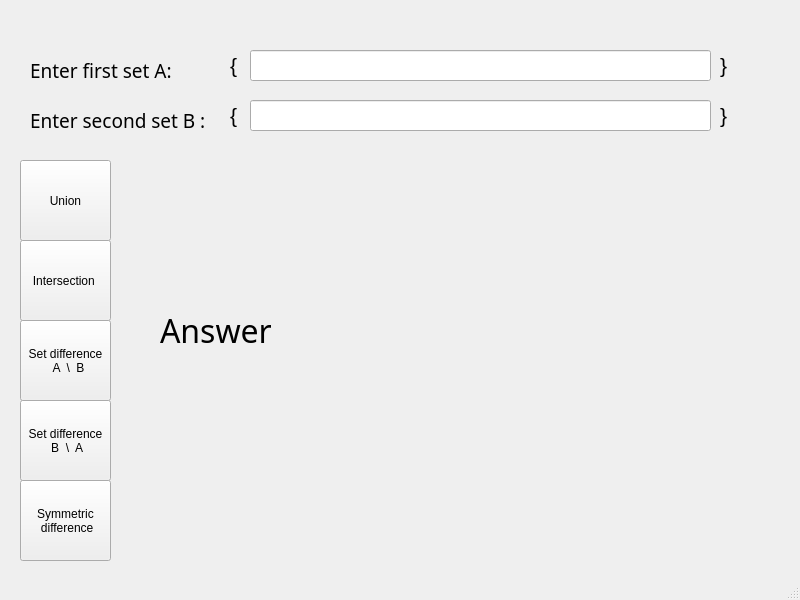
<?xml version="1.0" encoding="UTF-8"?>
<ui version="4.0">
 <class>Semmetric_difference</class>
 <widget class="QMainWindow" name="Semmetric_difference">
  <property name="geometry">
   <rect>
    <x>0</x>
    <y>0</y>
    <width>800</width>
    <height>600</height>
   </rect>
  </property>
  <property name="windowTitle">
   <string>MainWindow</string>
  </property>
  <widget class="QWidget" name="centralwidget">
   <widget class="QLabel" name="FArrayLabel">
    <property name="geometry">
     <rect>
      <x>30</x>
      <y>50</y>
      <width>171</width>
      <height>41</height>
     </rect>
    </property>
    <property name="font">
     <font>
      <family>Acumin Variable Concept Wide</family>
      <pointsize>14</pointsize>
     </font>
    </property>
    <property name="text">
     <string>Enter first set A:</string>
    </property>
   </widget>
   <widget class="QLabel" name="SArrayLabel">
    <property name="geometry">
     <rect>
      <x>30</x>
      <y>100</y>
      <width>201</width>
      <height>41</height>
     </rect>
    </property>
    <property name="font">
     <font>
      <family>Acumin Variable Concept Wide</family>
      <pointsize>14</pointsize>
     </font>
    </property>
    <property name="text">
     <string>Enter second set B :</string>
    </property>
   </widget>
   <widget class="QPushButton" name="Set_difference_f_s">
    <property name="geometry">
     <rect>
      <x>20</x>
      <y>320</y>
      <width>91</width>
      <height>81</height>
     </rect>
    </property>
    <property name="text">
     <string>Set difference 
  A  \  B</string>
    </property>
   </widget>
   <widget class="QPushButton" name="Symmetric_difference">
    <property name="geometry">
     <rect>
      <x>20</x>
      <y>480</y>
      <width>91</width>
      <height>81</height>
     </rect>
    </property>
    <property name="text">
     <string>Symmetric 
 difference</string>
    </property>
   </widget>
   <widget class="QPushButton" name="Union">
    <property name="geometry">
     <rect>
      <x>20</x>
      <y>160</y>
      <width>91</width>
      <height>81</height>
     </rect>
    </property>
    <property name="text">
     <string>Union</string>
    </property>
   </widget>
   <widget class="QPushButton" name="Intersection">
    <property name="geometry">
     <rect>
      <x>20</x>
      <y>240</y>
      <width>91</width>
      <height>81</height>
     </rect>
    </property>
    <property name="text">
     <string>Intersection </string>
    </property>
   </widget>
   <widget class="QLineEdit" name="SArrayEdit">
    <property name="geometry">
     <rect>
      <x>250</x>
      <y>100</y>
      <width>461</width>
      <height>31</height>
     </rect>
    </property>
   </widget>
   <widget class="QLineEdit" name="FArrayEdit">
    <property name="geometry">
     <rect>
      <x>250</x>
      <y>50</y>
      <width>461</width>
      <height>31</height>
     </rect>
    </property>
   </widget>
   <widget class="QLabel" name="label">
    <property name="geometry">
     <rect>
      <x>160</x>
      <y>300</y>
      <width>111</width>
      <height>61</height>
     </rect>
    </property>
    <property name="font">
     <font>
      <family>MS Mincho</family>
      <pointsize>24</pointsize>
     </font>
    </property>
    <property name="text">
     <string>Answer:</string>
    </property>
   </widget>
   <widget class="QLabel" name="output">
    <property name="geometry">
     <rect>
      <x>280</x>
      <y>300</y>
      <width>401</width>
      <height>61</height>
     </rect>
    </property>
    <property name="font">
     <font>
      <family>Minion Variable Concept Semibol</family>
      <pointsize>20</pointsize>
      <weight>75</weight>
      <bold>true</bold>
     </font>
    </property>
    <property name="text">
     <string/>
    </property>
   </widget>
   <widget class="QLabel" name="label_3">
    <property name="geometry">
     <rect>
      <x>230</x>
      <y>40</y>
      <width>71</width>
      <height>51</height>
     </rect>
    </property>
    <property name="font">
     <font>
      <pointsize>16</pointsize>
     </font>
    </property>
    <property name="layoutDirection">
     <enum>Qt::LeftToRight</enum>
    </property>
    <property name="text">
     <string>{</string>
    </property>
   </widget>
   <widget class="QLabel" name="label_4">
    <property name="geometry">
     <rect>
      <x>230</x>
      <y>90</y>
      <width>71</width>
      <height>51</height>
     </rect>
    </property>
    <property name="font">
     <font>
      <pointsize>16</pointsize>
     </font>
    </property>
    <property name="layoutDirection">
     <enum>Qt::LeftToRight</enum>
    </property>
    <property name="text">
     <string>{</string>
    </property>
   </widget>
   <widget class="QLabel" name="label_5">
    <property name="geometry">
     <rect>
      <x>720</x>
      <y>90</y>
      <width>71</width>
      <height>51</height>
     </rect>
    </property>
    <property name="font">
     <font>
      <pointsize>16</pointsize>
     </font>
    </property>
    <property name="layoutDirection">
     <enum>Qt::LeftToRight</enum>
    </property>
    <property name="text">
     <string>}</string>
    </property>
   </widget>
   <widget class="QLabel" name="label_6">
    <property name="geometry">
     <rect>
      <x>720</x>
      <y>40</y>
      <width>71</width>
      <height>51</height>
     </rect>
    </property>
    <property name="font">
     <font>
      <pointsize>16</pointsize>
     </font>
    </property>
    <property name="layoutDirection">
     <enum>Qt::LeftToRight</enum>
    </property>
    <property name="text">
     <string>}</string>
    </property>
   </widget>
   <widget class="QPushButton" name="Set_difference_s_f">
    <property name="geometry">
     <rect>
      <x>20</x>
      <y>400</y>
      <width>91</width>
      <height>81</height>
     </rect>
    </property>
    <property name="text">
     <string>Set difference  
 B  \  A</string>
    </property>
   </widget>
  </widget>
  <widget class="QStatusBar" name="statusbar"/>
 </widget>
 <resources/>
 <connections/>
</ui>
